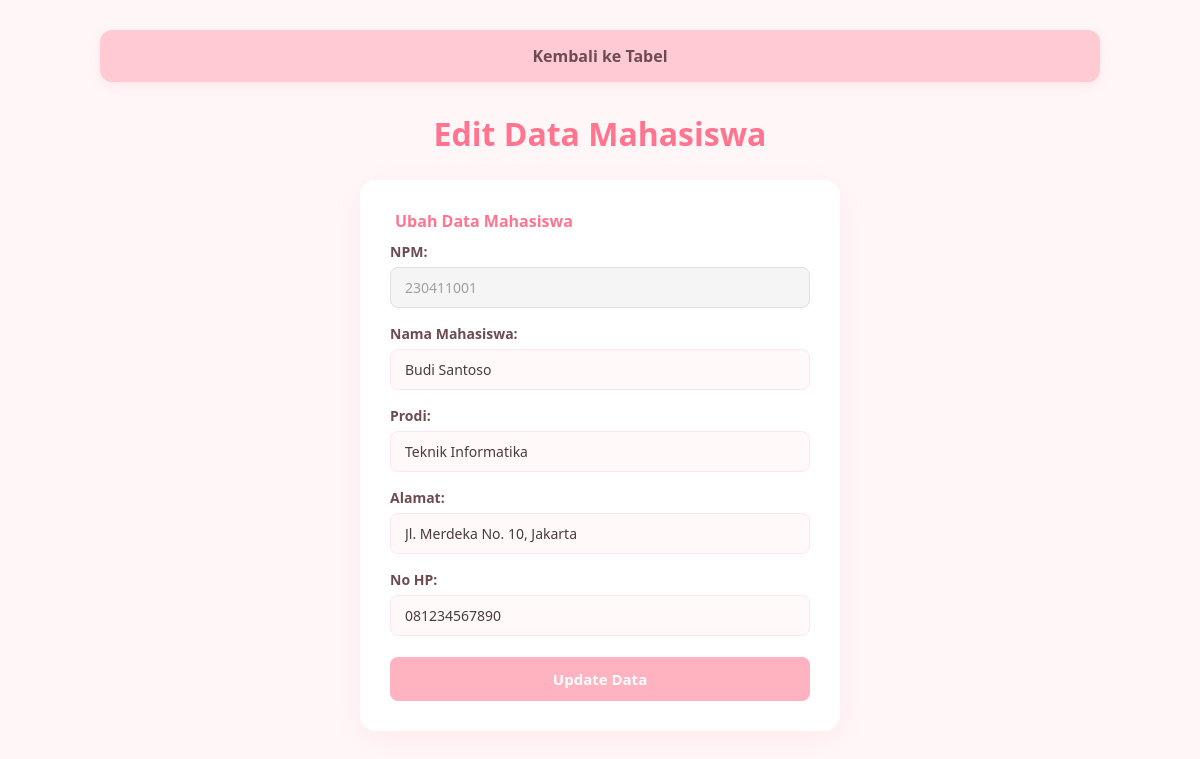
/editmahasiswa.php?npm=230411001, run on the app's committed database.
### tables this page shows
CREATE TABLE IF NOT EXISTS t_mahasiswa (
    npm INT PRIMARY KEY,
    namaMhs VARCHAR(50),
    prodi VARCHAR(25),
    alamat VARCHAR(70),
    noHP VARCHAR(25)
);

### editmahasiswa.php (the view, shortened to what this page needs)
<?php
include 'koneksi.php';
if (isset($_GET['npm'])) {
    $npm_get = $_GET['npm'];
    $query = "SELECT * FROM t_mahasiswa WHERE npm='$npm_get'";
    $result = mysqli_query($link, $query);
    $data = mysqli_fetch_assoc($result);
} else {
    header("location:viewmahasiswa.php");
}
?>
<!DOCTYPE html>
<html>
<head>
    <link rel="stylesheet" href="style.css">
</head>
<body>
    <nav>
        <a href="viewmahasiswa.php">Kembali ke Tabel</a>
    </nav>
    <h1>Edit Data Mahasiswa</h1>
    <div class="container">
        <form action="proses_editmahasiswa.php" method="post">
            <fieldset>
                <legend>Ubah Data Mahasiswa</legend>
                <p>
                    <label>NPM:</label>
                    <input type="text" value="<?php echo $data['npm']; ?>" disabled>
                </p>
                <p>
                    <label>Nama Mahasiswa:</label>
                    <input type="text" name="namaMhs" value="<?php echo $data['namaMhs']; ?>" required>
                </p>
                <p>
                    <label>Prodi:</label>
                    <input type="text" name="prodi" value="<?php echo $data['prodi']; ?>" required>
                </p>
                <p>
                    <label>Alamat:</label>
                    <input type="text" name="alamat" value="<?php echo $data['alamat']; ?>" required>
                </p>
                <p>
                    <label>No HP:</label>
                    <input type="text" name="noHP" value="<?php echo $data['noHP']; ?>" required>
                </p>
            </fieldset>
            <p><input type="submit" name="edit" value="Update Data"></p>
        </form>
    </div>
</body>
</html>

### style.css (style rules this page uses)
* { box-sizing: border-box; font-family: 'Segoe UI', Tahoma, Geneva, Verdana, sans-serif; margin: 0; padding: 0; }
body { background-color: #fff6f7; color: #4a3b3c; padding: 30px 20px; }
nav { background-color: #ffcad4; padding: 15px; border-radius: 12px; max-width: 1000px; margin: 0 auto 30px auto; text-align: center; box-shadow: 0 4px 12px rgba(255, 180, 194, 0.2); }
nav a { color: #6d4c51; text-decoration: none; font-weight: 600; margin: 0 10px; padding: 8px 18px; border-radius: 20px; transition: all 0.3s ease; }
h1 { text-align: center; color: #ff758f; margin-bottom: 25px; font-weight: 600; }
.container { max-width: 480px; margin: 0 auto; background: white; padding: 30px; border-radius: 16px; box-shadow: 0 8px 24px rgba(255, 179, 193, 0.15); }
form { display: flex; flex-direction: column; gap: 16px; }
fieldset { border: none; display: flex; flex-direction: column; gap: 16px; }
legend { font-size: 16px; font-weight: 600; color: #ff758f; margin-bottom: 10px; padding: 0 5px; }
p { display: flex; flex-direction: column; gap: 6px; }
label { font-weight: 600; color: #6d4c51; font-size: 14px; }
input[type="text"] { width: 100%; padding: 10px 14px; border: 1.5px solid #ffe5ec; border-radius: 8px; background-color: #fff9fa; color: #4a3b3c; font-size: 14px; transition: all 0.3s ease; }
input[type="text"]:disabled { background-color: #f5f5f5; border-color: #e0e0e0; color: #a0a0a0; cursor: not-allowed; }
input[type="submit"] { background-color: #ffb3c1; color: white; border: none; padding: 12px; border-radius: 8px; cursor: pointer; font-weight: bold; font-size: 15px; width: 100%; transition: background 0.3s ease; margin-top: 5px; }

### data on the page
t_mahasiswa: npm "230411001", namaMhs "Budi Santoso", prodi "Teknik Informatika", alamat "Jl. Merdeka No. 10, Jakarta", noHP "081234567890"
